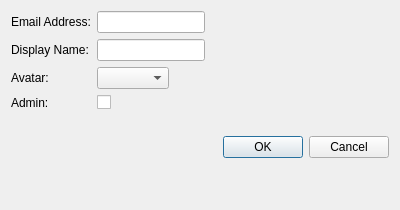
<?xml version="1.0" encoding="UTF-8"?>
<ui version="4.0">
 <class>Dialog</class>
 <widget class="QDialog" name="Dialog">
  <property name="geometry">
   <rect>
    <x>0</x>
    <y>0</y>
    <width>400</width>
    <height>210</height>
   </rect>
  </property>
  <property name="windowTitle">
   <string>Dialog</string>
  </property>
  <layout class="QFormLayout" name="formLayout">
   <property name="fieldGrowthPolicy">
    <enum>QFormLayout::FieldsStayAtSizeHint</enum>
   </property>
   <item row="0" column="0">
    <widget class="QLabel" name="label">
     <property name="text">
      <string>Email Address:</string>
     </property>
    </widget>
   </item>
   <item row="0" column="1">
    <widget class="QLineEdit" name="userName"/>
   </item>
   <item row="1" column="0">
    <widget class="QLabel" name="label_2">
     <property name="text">
      <string>Display Name:</string>
     </property>
    </widget>
   </item>
   <item row="1" column="1">
    <widget class="QLineEdit" name="displayName"/>
   </item>
   <item row="2" column="0">
    <widget class="QLabel" name="label_3">
     <property name="text">
      <string>Avatar:</string>
     </property>
    </widget>
   </item>
   <item row="2" column="1">
    <widget class="QComboBox" name="avatarList"/>
   </item>
   <item row="4" column="1">
    <widget class="QLabel" name="avatarLabel">
     <property name="text">
      <string/>
     </property>
    </widget>
   </item>
   <item row="6" column="0" colspan="2">
    <widget class="QDialogButtonBox" name="buttonBox">
     <property name="orientation">
      <enum>Qt::Horizontal</enum>
     </property>
     <property name="standardButtons">
      <set>QDialogButtonBox::Cancel|QDialogButtonBox::Ok</set>
     </property>
    </widget>
   </item>
   <item row="3" column="0">
    <widget class="QLabel" name="label_4">
     <property name="text">
      <string>Admin:</string>
     </property>
    </widget>
   </item>
   <item row="3" column="1">
    <widget class="QCheckBox" name="adminCheckBox">
     <property name="text">
      <string/>
     </property>
    </widget>
   </item>
  </layout>
 </widget>
 <resources/>
 <connections>
  <connection>
   <sender>buttonBox</sender>
   <signal>accepted()</signal>
   <receiver>Dialog</receiver>
   <slot>accept()</slot>
   <hints>
    <hint type="sourcelabel">
     <x>248</x>
     <y>254</y>
    </hint>
    <hint type="destinationlabel">
     <x>157</x>
     <y>274</y>
    </hint>
   </hints>
  </connection>
  <connection>
   <sender>buttonBox</sender>
   <signal>rejected()</signal>
   <receiver>Dialog</receiver>
   <slot>reject()</slot>
   <hints>
    <hint type="sourcelabel">
     <x>316</x>
     <y>260</y>
    </hint>
    <hint type="destinationlabel">
     <x>286</x>
     <y>274</y>
    </hint>
   </hints>
  </connection>
 </connections>
</ui>
